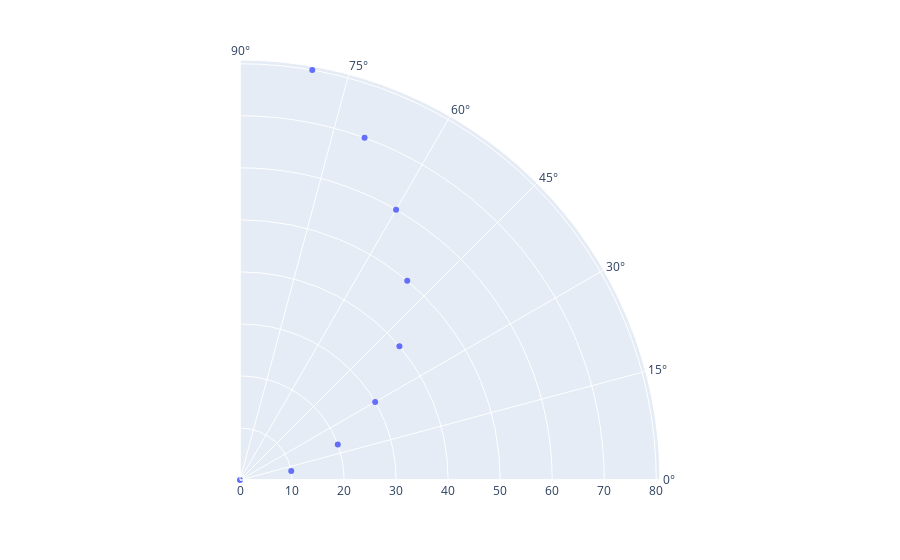

Notebook code cell kept with this figure:
### Code cell
import os
import plotly
import plotly.express as px
import numpy as np
import pandas as pd

fig = px.scatter_polar(r=range(0,90,10), theta=range(0,90,10),
                       range_theta=[0,90], start_angle=0, direction="counterclockwise")
fig.show()

### Figure 1 — Plotly figure (JSON) as saved in the notebook; plotly's stock layout.template omitted (floating-point values rounded to 4 significant figures)
{"data": [{"hovertemplate": "r=%{r}<br>theta=%{theta}<extra></extra>", "legendgroup": "", "marker": {"color": "#636efa", "symbol": "circle"}, "mode": "markers", "name": "", "r": [0, 10, 20, 30, 40, 50, 60, 70, 80], "showlegend": false, "subplot": "polar", "theta": [0, 10, 20, 30, 40, 50, 60, 70, 80], "type": "scatterpolar"}], "layout": {"autosize": true, "legend": {"tracegroupgap": 0}, "margin": {"t": 60}, "polar": {"angularaxis": {"direction": "counterclockwise", "rotation": 0, "type": "linear"}, "domain": {"x": [0, 1], "y": [0, 1]}, "radialaxis": {"autorange": true, "range": [0, 81.39], "type": "linear"}, "sector": [0, 90]}}}
